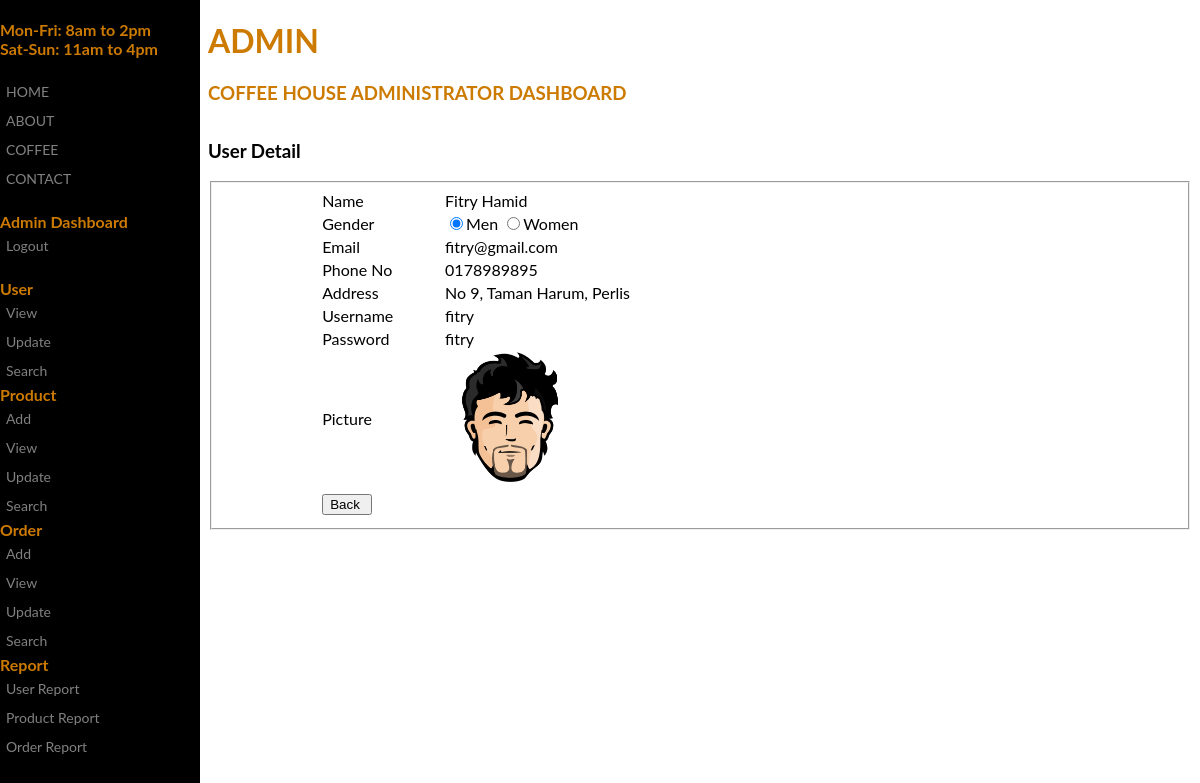
The app's page /admin/detail_user.php?user_id=2 (signed in) with its own data.
### tables this page shows
CREATE TABLE `user` (
  `user_id` int(4) NOT NULL,
  `username` varchar(20) NOT NULL,
  `password` varchar(10) NOT NULL,
  `name` varchar(50) NOT NULL,
  `gender` int(2) NOT NULL,
  `address` varchar(100) NOT NULL,
  `telephone` varchar(10) NOT NULL,
  `email` varchar(50) NOT NULL,
  `picture` varchar(100) NOT NULL,
  `level_id` int(10) NOT NULL
);

### admin/detail_user.php (the view, shortened to what this page needs)
<?php
include('../include/dbconn.php');
$user = $_SESSION['username'];
$user_id = $_GET['user_id'];
?>
<!DOCTYPE html>
<html>
<head>
</head>
<body>
<div class="sidenav">
<b>
 Mon-Fri: 8am to 2pm <br>
 Sat-Sun: 11am to 4pm
</b><br><br>
  <a href="../index.html">HOME</a>
  <a href="#">ABOUT</a>
  <a href="#">COFFEE</a>
  <a href="#">CONTACT</a>
  <br>
  <b> Admin Dashboard</b>
  <a href="../login/logout.php">Logout</a>
  <br>
  <b>User</b>
  <a href="view_user.php">View</a>
  <a href="update_view_user.php">Update</a>
  <a href="search_user.php">Search</a>
  <b>Product</b>
  <a href="add_product.php">Add</a>
  <a href="view_product.php">View</a>
  <a href="update_view_product.php">Update</a>
  <a href="search_product.php">Search</a>
  <b>Order</b>
  <a href="add_order.php">Add</a>
  <a href="view_order.php">View</a>
  <a href="update_view_order.php">Update</a>
  <a href="search_order.php">Search</a>
  <b>Report</b>
  <a href="#">User Report</a>
  <a href="#">Product Report</a>
  <a href="#">Order Report</a>
</div>
<div class="main">
  <div class="greatinguser">
	<h1><?php echo $user; ?></h1>
	<h3>Coffee House Administrator Dashboard</h3>
  </div>
</div>
<div class="container">
<h3>User Detail </h3>
<?php
	$query = "SELECT * FROM user WHERE user_id='$user_id'";
	$result = mysqli_query($dbconn, $query) or die ("Error: " . mysqli_error($dbconn));
	$row = mysqli_fetch_array($result);
?>
<fieldset>
<form name="edit_user" method="post" action="db_update_user.php" enctype="multipart/form-data">
    <table width="80%" border="0" align="center">
      <tr>
        <td width="16%">Name</td>
        <td width="84%"><?php echo ucwords (strtolower($row['name'])); ?></td>
      </tr>
      <tr>
        <td width="16%">Gender</td>
        <td>
        <input name="gender" type="radio" value="1" <?php if($row['gender']==1) { echo 'checked'; } ?> />Men
		<input name="gender" type="radio" value="2" <?php if($row['gender']==2) { echo 'checked'; } ?>/>Women
        </td>
      </tr>
	  <tr>
        <td width="16%">Email</td>
        <td><?php echo $row['email']; ?></td>
      </tr>
	  <tr>
        <td width="16%">Phone No</td>
        <td><?php echo $row['telephone']; ?></td>
      </tr>
      <tr>
        <td width="16%">Address</td>
        <td><?php echo ucwords (strtolower($row['address'])); ?></td>
      </tr>
      <tr>
        <td width="16%">Username</td>
        <td><?php echo $row['username']; ?>
        	<input type="hidden" name="username" size="50" value="<?php echo $row['username']; ?>" /></td>
      </tr>
      <tr>
        <td width="16%">Password</td>
        <td><?php echo $row['password']; ?></td>
      </tr>
	  <tr>
      	<td>Picture</td>
        <td>
          <img src="../images/<?php echo $row['picture'];?>" width="130" height="130">
	    </td>
      </tr>
      <tr>
        <td colspan="2"><input type="hidden" name="user" value=" <?php echo $user; ?> " />
        <input type="hidden" name="pic" value="<?php echo $row['picture'];?>" /></td>
      </tr>
      <tr>
        <td colspan="2"><input type="button" name="cancel" value="Back " onclick="location.href='view_user.php'" /></td>
      </tr>
    </table>
</form>
</fieldset>
</div>
</body>
</html>

### admin/detail_user.php (style rules this page uses)
body { font-family: "Lato", sans-serif; color: #cc7a00; background-image:url(''); background-repeat: no-repeat; background-attachment: fixed; background-size: cover; background-color: #ffffff; }
div { max-width: 1100px; height: 100px; }
.sidenav { height: 100%; width: 200px; position: fixed; z-index: 1; top: 0; left: 0; background-color: #000000; overflow-x: hidden; padding-top: 20px; }
.sidenav a { padding: 6px 6px 6px 6px; text-decoration: none; font-size: 14px; color: #818181; display: block; }
.greatinguser { text-transform: uppercase; }
.main { margin-left: 200px; }
.container { font-family: "Lato", sans-serif; color: #000000; margin-left: 200px; }

### records on screen
user: name "Fitry Hamid", gender "☑", email "fitry@gmail.com", telephone "0178989895", address "No 9, Taman Harum, Perlis", username "fitry", password "fitry", picture (picture)

### other values on screen
$user "ADMIN"
